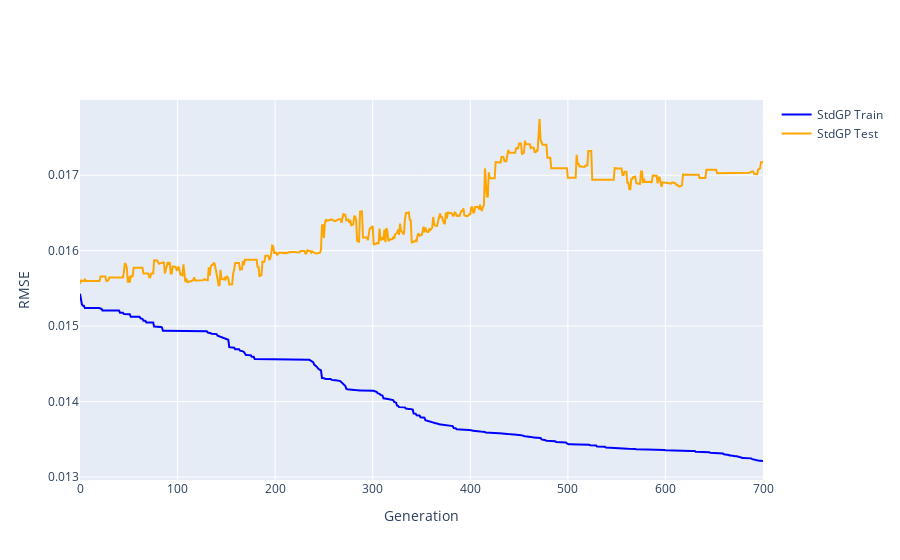

The cell this chart's notebook holds for it:
### Markdown cell above
### 3.2. Istanbul

### Code cell
plot_learning_curves('Istanbul', 'StdGP')

### Figure 1 — Plotly figure (JSON) as saved in the notebook; plotly's stock layout.template omitted (floating-point values rounded to 4 significant figures; data arrays with more than 128 entries replaced by an {"elided": "..."} marker saying what was removed)
{"data": [{"line": {"color": "blue"}, "mode": "lines", "name": "StdGP Train", "type": "scatter", "x": {"elided": "701 str values"}, "y": {"elided": "701 float values"}}, {"line": {"color": "orange"}, "mode": "lines", "name": "StdGP Test", "type": "scatter", "x": {"elided": "701 str values"}, "y": {"elided": "701 float values"}}], "layout": {"showlegend": true, "xaxis": {"tickvals": [0, 100, 200, 300, 400, 500, 600, 700], "title": {"text": "Generation"}}, "yaxis": {"title": {"text": "RMSE"}}}}
